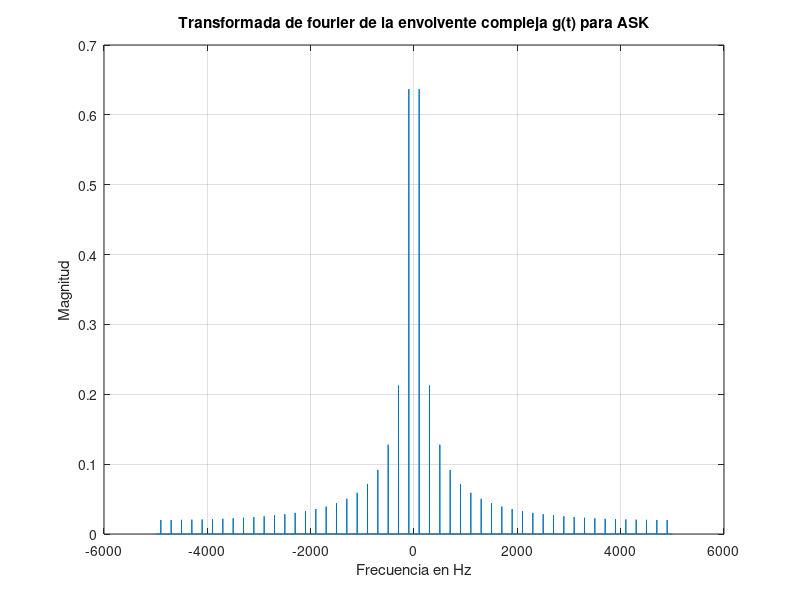

MATLAB code for this plot:
fc = 1000; %frec de la portadora
fs = 10000; %fre de muestreo
t = 0:1/fs:1-1/fs; %vector tiempo

m = square(2*pi*100*t); %señal cuadrada
g=m;

G=fftshift(fft(g)); %transformada de fourier de envolvente compleja
f = (-fs/2:fs/2-1)/fs * fs;
figure;
plot(f, abs(G)/length(G));
title('Transformada de fourier de la envolvente compleja g(t) para ASK');
xlabel('Frecuencia en Hz');
ylabel('Magnitud');
grid on;